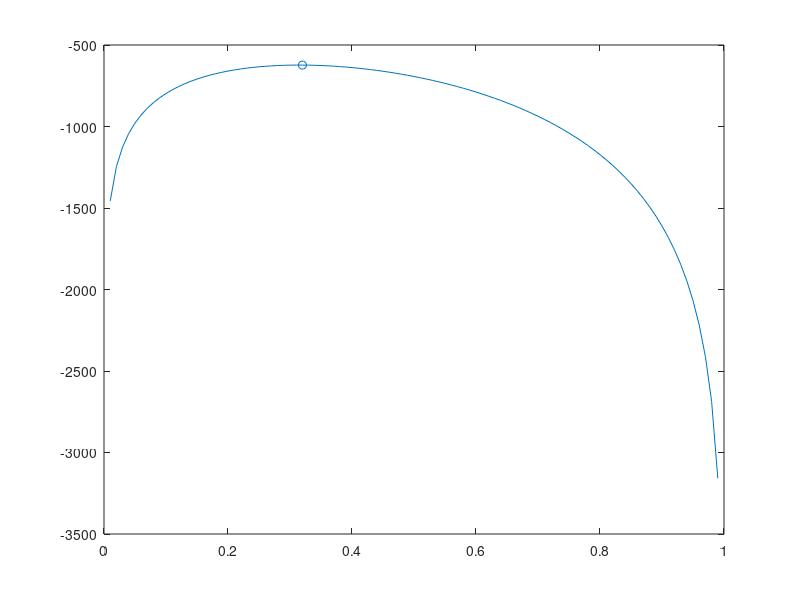

Source code (MATLAB):
%% MLE bernoulli

%Simulate some bernouli data
N = ones(1000,1);
P = 0.3 %acutal probability

R = binornd(N,P);

%Actuall probabilities
P0 = sum(R == 0) / length(N)
P1 = sum(R == 1) / length(N)


%Likelihood
%http://www.colorado.edu/economics/morey/7818/estimation/maxlik/maxlik.pdf

psam = 0:0.01:1;
NS = length(N);
xbar = mean(R);

LnL = NS*xbar.*log(psam) + NS*(1-xbar).*log(1-psam);

[Lml, idx] = max(LnL);

pml = psam(idx)

figure
plot(psam,LnL)
hold on
scatter(pml,Lml,'g*')
hold off
